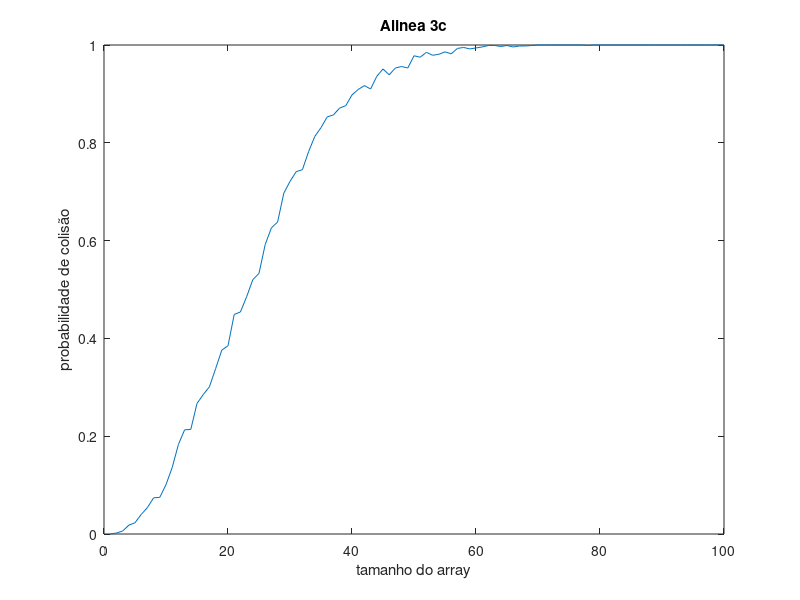

MATLAB code to generate this figure:
N = 1e3;      %  num experiencias
n = 1:1:100;       %  num keys 
m = 365;     %  tamanho do array
res = [];

ProbA = zeros(1, length(m));
i = 1;

for nPessoas = n
    array   =  randi(m, nPessoas, N); % é o mesmo disto: ceil(rand(n,N) * m);
             % array de tamanho 10 com numeros de 1 a 1000 (posições)
    colIguais = zeros(1, N);  %  Alocar espaço
    
    for col=1:N
        colIguais(col) = length(unique(array(:,col))) < nPessoas;
                  % tamanho do vetor de numeros unicos é menor a n
    end
    
    ProbA(i) = sum(colIguais) / N;
    i = i + 1;
end


plot(n, ProbA);
axis([0 100 0 1]);
title('Alinea 3c');
xlabel('tamanho do array');
ylabel('probabilidade de colisão');

%  Com 40 pessoas já existe uma probabilidade maior do que 0.9 de haver
%  aniversários coincidentes
